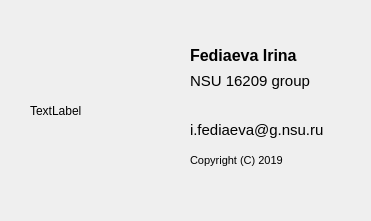
<?xml version="1.0" encoding="UTF-8"?>
<ui version="4.0">
 <class>AboutDialog</class>
 <widget class="QDialog" name="AboutDialog">
  <property name="geometry">
   <rect>
    <x>0</x>
    <y>0</y>
    <width>371</width>
    <height>221</height>
   </rect>
  </property>
  <property name="windowTitle">
   <string>About author</string>
  </property>
  <property name="windowIcon">
   <iconset resource="../build-Isolines-Desktop_Qt_5_12_1_MinGW_64_bit-Release/images/images.qrc">
    <normaloff>:/new/rec/question.png</normaloff>:/new/rec/question.png</iconset>
  </property>
  <widget class="QLabel" name="label_2">
   <property name="geometry">
    <rect>
     <x>190</x>
     <y>120</y>
     <width>151</width>
     <height>20</height>
    </rect>
   </property>
   <property name="font">
    <font>
     <family>MS Shell Dlg 2</family>
     <pointsize>11</pointsize>
    </font>
   </property>
   <property name="text">
    <string>i.fediaeva@g.nsu.ru</string>
   </property>
  </widget>
  <widget class="QLabel" name="label">
   <property name="geometry">
    <rect>
     <x>190</x>
     <y>30</y>
     <width>131</width>
     <height>51</height>
    </rect>
   </property>
   <property name="font">
    <font>
     <family>MS Shell Dlg 2</family>
     <pointsize>12</pointsize>
     <weight>75</weight>
     <bold>true</bold>
    </font>
   </property>
   <property name="text">
    <string>Fediaeva Irina</string>
   </property>
  </widget>
  <widget class="QLabel" name="label_3">
   <property name="geometry">
    <rect>
     <x>190</x>
     <y>140</y>
     <width>131</width>
     <height>41</height>
    </rect>
   </property>
   <property name="font">
    <font>
     <family>MS Shell Dlg 2</family>
     <pointsize>8</pointsize>
    </font>
   </property>
   <property name="text">
    <string>Copyright (C) 2019</string>
   </property>
  </widget>
  <widget class="QLabel" name="label_4">
   <property name="geometry">
    <rect>
     <x>190</x>
     <y>70</y>
     <width>151</width>
     <height>21</height>
    </rect>
   </property>
   <property name="font">
    <font>
     <family>MS Shell Dlg 2</family>
     <pointsize>11</pointsize>
    </font>
   </property>
   <property name="text">
    <string>NSU 16209 group</string>
   </property>
  </widget>
  <widget class="QLabel" name="label_5">
   <property name="geometry">
    <rect>
     <x>30</x>
     <y>30</y>
     <width>131</width>
     <height>161</height>
    </rect>
   </property>
   <property name="text">
    <string>TextLabel</string>
   </property>
  </widget>
 </widget>
 <resources>
  <include location="../build-Isolines-Desktop_Qt_5_12_1_MinGW_64_bit-Release/images/images.qrc"/>
 </resources>
 <connections/>
</ui>
